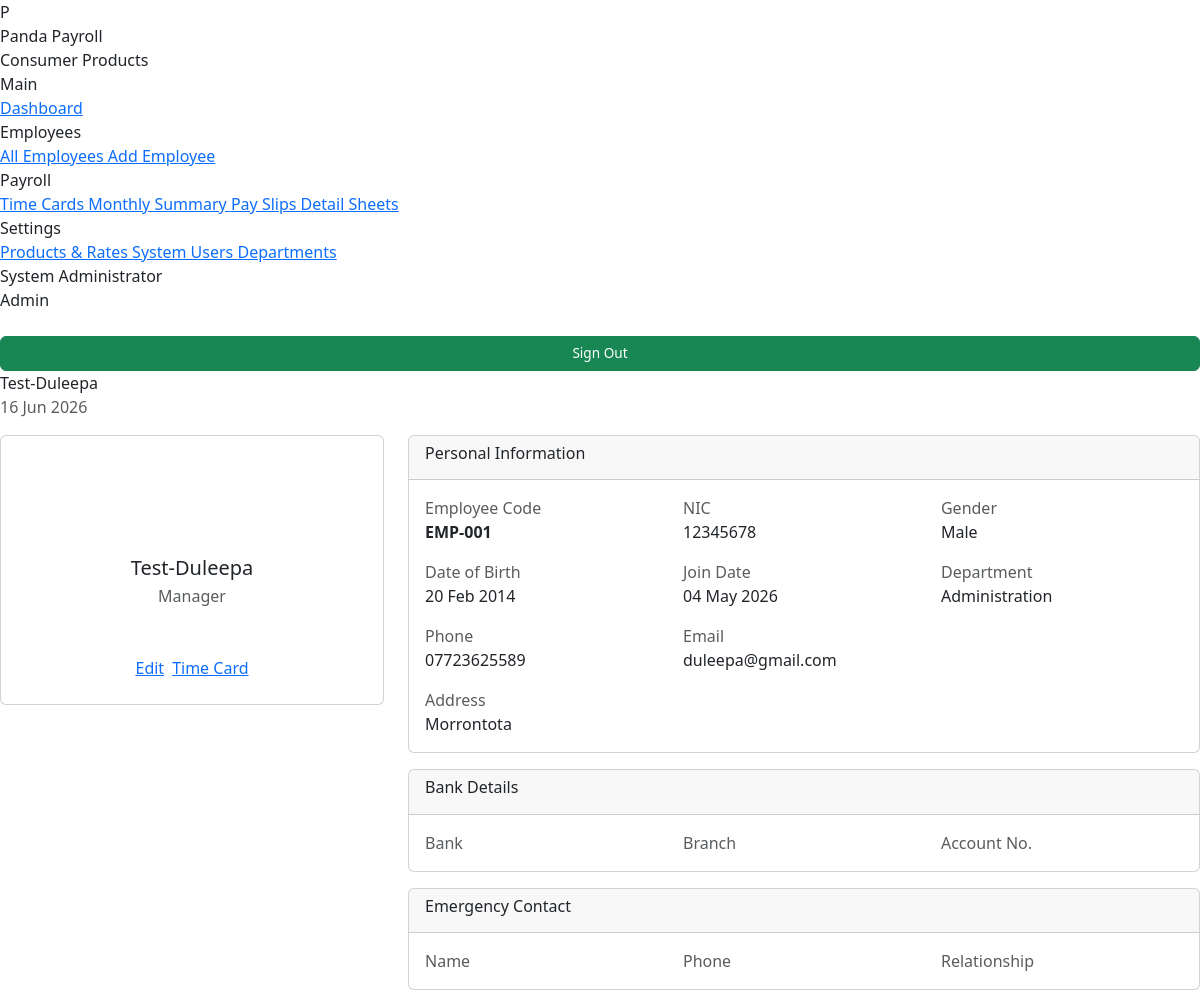
The app's page /modules/employees/view.php?id=1 (signed in) with its own data.
### tables this page shows
CREATE TABLE `employees` (
  `id` int(10) UNSIGNED NOT NULL,
  `emp_code` varchar(20) NOT NULL,
  `full_name` varchar(150) NOT NULL,
  `nic` varchar(20) NOT NULL,
  `gender` enum('male','female','other') NOT NULL,
  `date_of_birth` date NOT NULL,
  `join_date` date NOT NULL,
  `department_id` int(10) UNSIGNED NOT NULL,
  `designation` varchar(100) NOT NULL,
  `phone` varchar(20) NOT NULL,
  `email` varchar(150) DEFAULT NULL,
  `address` text NOT NULL,
  `bank_name` varchar(100) DEFAULT NULL,
  `bank_branch` varchar(100) DEFAULT NULL,
  `account_number` varchar(50) DEFAULT NULL,
  `emergency_name` varchar(150) DEFAULT NULL,
  `emergency_phone` varchar(20) DEFAULT NULL,
  `emergency_relation` varchar(60) DEFAULT NULL,
  `photo` varchar(255) DEFAULT NULL,
  `is_active` tinyint(1) NOT NULL DEFAULT 1,
  `created_by` int(10) UNSIGNED NOT NULL,
  `created_at` datetime NOT NULL DEFAULT current_timestamp(),
  `updated_at` datetime NOT NULL DEFAULT current_timestamp() ON UPDATE current_timestamp()
);

CREATE TABLE `departments` (
  `id` int(10) UNSIGNED NOT NULL,
  `name` varchar(100) NOT NULL,
  `created_at` datetime NOT NULL DEFAULT current_timestamp()
);

### core/Auth.php (called while the page is built, shortened)
<?php
class Auth
{
    public static function role(): string { self::start(); return $_SESSION['role'] ?? ''; }
    public static function name(): string { self::start(); return $_SESSION['full_name'] ?? ''; }
    public static function isAdmin(): bool { return self::role() === 'admin'; }
}

### core/helpers.php (called while the page is built, shortened)
<?php
function sanitize(mixed $value): string
{
    return htmlspecialchars(trim((string)$value), ENT_QUOTES, 'UTF-8');
}
function getInt(string $key, int $default = 0): int
{
    return isset($_GET[$key]) ? (int)$_GET[$key] : $default;
}
function formatDate(string $date, string $format = 'd M Y'): string
{
    return date($format, strtotime($date));
}

### core/Database.php (called while the page is built, shortened)
<?php
class Database
{
    private static ?Database $instance = null;
    private PDO $pdo;
    private function __construct()
    {
        $dsn = sprintf(
            'mysql:host=%s;dbname=%s;charset=%s',
            DB_HOST, DB_NAME, DB_CHARSET
        );
        $options = [
            PDO::ATTR_ERRMODE            => PDO::ERRMODE_EXCEPTION,
            PDO::ATTR_DEFAULT_FETCH_MODE => PDO::FETCH_ASSOC,
            PDO::ATTR_EMULATE_PREPARES   => false,
        ];
        try {
            $this->pdo = new PDO($dsn, DB_USER, DB_PASS, $options);
        } catch (PDOException $e) {
            error_log('DB connection failed: ' . $e->getMessage());
            die('Database connection failed. Check error log.');
        }
    }
    public static function getInstance(): Database
    {
        if (self::$instance === null) {
            self::$instance = new self();
        }
        return self::$instance;
    }
    public function query(string $sql, array $params = []): PDOStatement
    {
        $stmt = $this->pdo->prepare($sql);
        $stmt->execute($params);
        return $stmt;
    }
    public function fetchOne(string $sql, array $params = []): ?array
    {
        $row = $this->query($sql, $params)->fetch();
        return $row ?: null;
    }
}

### modules/employees/view.php (the view, shortened to what this page needs)
<?php
$db  = Database::getInstance();
$id  = getInt('id');
$emp = $db->fetchOne(
    'SELECT e.*, d.name AS dept_name
       FROM employees e
       JOIN departments d ON d.id = e.department_id
      WHERE e.id = ?', [$id]
);
$pageTitle  = sanitize($emp['full_name']);
$activeMenu = 'employees';
require ROOT_PATH . '/templates/layout.php';
?>
<div class="row g-4">
    <div class="col-lg-4">
        <div class="card">
            <div class="card-body text-center py-4">
                <div class="emp-avatar mx-auto mb-3" style="width:80px;height:80px;font-size:26px">
                </div>
                <h5 class="mb-1"><?= sanitize($emp['full_name']) ?></h5>
                <p class="text-muted fs-13 mb-2"><?= sanitize($emp['designation']) ?></p>
                <span class="badge rounded-pill badge-<?= $emp['is_active'] ? 'active' : 'inactive' ?>">
                </span>
                <div class="mt-3 d-flex gap-2 justify-content-center">
                    <?php if (Auth::isAdmin()): ?>
                    <a href="edit.php?id=<?= $emp['id'] ?>" class="btn-pp btn-pp-outline btn-pp-sm">
                        <i class="ti ti-edit"></i> Edit
                    </a>
                    <?php endif; ?>
                    <a href="<?= APP_URL ?>/modules/timecard/index.php?emp=<?= $emp['id'] ?>"
                       class="btn-pp btn-pp-primary btn-pp-sm">
                        <i class="ti ti-clock"></i> Time Card
                    </a>
                </div>
            </div>
        </div>
    </div>
    <div class="col-lg-8">
        <div class="card mb-3">
            <div class="card-header"><h6 class="card-title">Personal Information</h6></div>
            <div class="card-body">
                <div class="row g-3 fs-13">
                    <div class="col-md-4"><span class="text-muted d-block">Employee Code</span><strong><?= sanitize($emp['emp_code']) ?></strong></div>
                    <div class="col-md-4"><span class="text-muted d-block">NIC</span><?= sanitize($emp['nic']) ?></div>
                    <div class="col-md-4"><span class="text-muted d-block">Gender</span><?= ucfirst($emp['gender']) ?></div>
                    <div class="col-md-4"><span class="text-muted d-block">Date of Birth</span><?= formatDate($emp['date_of_birth']) ?></div>
                    <div class="col-md-4"><span class="text-muted d-block">Join Date</span><?= formatDate($emp['join_date']) ?></div>
                    <div class="col-md-4"><span class="text-muted d-block">Department</span><?= sanitize($emp['dept_name']) ?></div>
                    <div class="col-md-4"><span class="text-muted d-block">Phone</span><?= sanitize($emp['phone']) ?></div>
                    <div class="col-md-4"><span class="text-muted d-block">Email</span><?= sanitize($emp['email'] ?? '–') ?></div>
                    <div class="col-12"><span class="text-muted d-block">Address</span><?= sanitize($emp['address']) ?></div>
                </div>
            </div>
        </div>
        <div class="card mb-3">
            <div class="card-header"><h6 class="card-title">Bank Details</h6></div>
            <div class="card-body">
                <div class="row g-3 fs-13">
                    <div class="col-md-4"><span class="text-muted d-block">Bank</span><?= sanitize($emp['bank_name'] ?? '–') ?></div>
                    <div class="col-md-4"><span class="text-muted d-block">Branch</span><?= sanitize($emp['bank_branch'] ?? '–') ?></div>
                    <div class="col-md-4"><span class="text-muted d-block">Account No.</span><?= sanitize($emp['account_number'] ?? '–') ?></div>
                </div>
            </div>
        </div>
        <div class="card">
            <div class="card-header"><h6 class="card-title">Emergency Contact</h6></div>
            <div class="card-body">
                <div class="row g-3 fs-13">
                    <div class="col-md-4"><span class="text-muted d-block">Name</span><?= sanitize($emp['emergency_name'] ?? '–') ?></div>
                    <div class="col-md-4"><span class="text-muted d-block">Phone</span><?= sanitize($emp['emergency_phone'] ?? '–') ?></div>
                    <div class="col-md-4"><span class="text-muted d-block">Relationship</span><?= sanitize($emp['emergency_relation'] ?? '–') ?></div>
                </div>
            </div>
        </div>
    </div>
</div>
<?php require ROOT_PATH . '/templates/layout_footer.php'; ?>

### templates/layout.php (shortened to what this page needs)
<?php
$roleRaw  = (string) Auth::role();
$roleNorm = strtolower(trim($roleRaw));
$isPayrollStaff = ($roleNorm === 'payroll_staff' || $roleNorm === 'payroll staff');
$roleLabel = $roleNorm === 'admin' ? 'Admin' : ($isPayrollStaff ? 'Payroll Staff' : $roleRaw);
?>
<!DOCTYPE html>
<html lang="en">
<head>
    <link rel="stylesheet"
          href="https://cdn.jsdelivr.net/npm/bootstrap@5.3.3/dist/css/bootstrap.min.css">
    <link rel="stylesheet"
          href="https://cdn.jsdelivr.net/npm/@tabler/icons-webfont@3.4.0/dist/tabler-icons.min.css">
    <link rel="stylesheet" href="<?= APP_URL ?>/assets/css/app.css?v=<?= urlencode(APP_VERSION) ?>">
</head>
<body>
<div class="app-wrapper">
    <aside class="sidebar" id="sidebar">
        <div class="sidebar-brand">
            <div class="brand-icon">P</div>
            <div class="brand-name">Panda Payroll</div>
            <div class="brand-sub">Consumer Products</div>
        </div>
        <nav class="sidebar-nav">
            <div class="nav-section-label">Main</div>
            <a href="<?= APP_URL ?>/index.php"
               class="sidebar-link <?= ($activeMenu ?? '') === 'dashboard' ? 'active' : '' ?>">
                <i class="ti ti-layout-dashboard"></i> Dashboard
            </a>
            <?php if (Auth::isAdmin()): ?>
            <div class="nav-section-label">Employees</div>
            <a href="<?= APP_URL ?>/modules/employees/index.php"
               class="sidebar-link <?= ($activeMenu ?? '') === 'employees' ? 'active' : '' ?>">
                <i class="ti ti-users"></i> All Employees
            </a>
            <a href="<?= APP_URL ?>/modules/employees/add.php"
               class="sidebar-link <?= ($activeMenu ?? '') === 'emp_add' ? 'active' : '' ?>">
                <i class="ti ti-user-plus"></i> Add Employee
            </a>
            <?php endif; ?>
            <?php if (Auth::isAdmin() || $isPayrollStaff): ?>
            <div class="nav-section-label">Payroll</div>
            <a href="<?= APP_URL ?>/modules/timecard/index.php"
               class="sidebar-link <?= ($activeMenu ?? '') === 'timecard' ? 'active' : '' ?>">
                <i class="ti ti-clock"></i> Time Cards
            </a>
            <a href="<?= APP_URL ?>/modules/payroll/summary.php"
               class="sidebar-link <?= ($activeMenu ?? '') === 'payroll' ? 'active' : '' ?>">
                <i class="ti ti-report-money"></i> Monthly Summary
            </a>
            <a href="<?= APP_URL ?>/modules/reports/payslip.php"
               class="sidebar-link <?= ($activeMenu ?? '') === 'payslip' ? 'active' : '' ?>">
                <i class="ti ti-file-invoice"></i> Pay Slips
            </a>
            <a href="<?= APP_URL ?>/modules/reports/detail_sheet.php"
               class="sidebar-link <?= ($activeMenu ?? '') === 'detail_sheet' ? 'active' : '' ?>">
                <i class="ti ti-table"></i> Detail Sheets
            </a>
            <?php endif; ?>
            <?php if (Auth::isAdmin()): ?>
            <div class="nav-section-label">Settings</div>
            <a href="<?= APP_URL ?>/modules/settings/products.php"
               class="sidebar-link <?= ($activeMenu ?? '') === 'products' ? 'active' : '' ?>">
                <i class="ti ti-package"></i> Products & Rates
            </a>
            <a href="<?= APP_URL ?>/modules/settings/users.php"
               class="sidebar-link <?= ($activeMenu ?? '') === 'users' ? 'active' : '' ?>">
                <i class="ti ti-shield-lock"></i> System Users
            </a>
            <a href="<?= APP_URL ?>/modules/settings/departments.php"
               class="sidebar-link <?= ($activeMenu ?? '') === 'departments' ? 'active' : '' ?>">
                <i class="ti ti-building"></i> Departments
            </a>
            <?php endif; ?>
        </nav>
        <div class="sidebar-footer">
            <div class="user-name"><?= sanitize(Auth::name()) ?></div>
            <div>
                <span class="user-role"><?= sanitize($roleLabel) ?></span>
            </div>
            <a href="<?= APP_URL ?>/modules/auth/logout.php"
               onclick="return confirm('Are you sure you want to log out?');"
               class="btn btn-success w-100 mt-4"
               style="text-decoration:none; padding: 0.4rem 0.8rem; font-size: 0.85rem;">
                Sign Out
            </a>
        </div>
    </aside>
    <div class="main-content">
        <div class="topbar">
            <span class="topbar-title"><?= sanitize($pageTitle ?? '') ?></span>
            <div class="topbar-actions">
                <span class="text-muted fs-12"><?= date('d M Y') ?></span>
            </div>
        </div>
        <div class="px-4 pt-3">
        </div>
        <div class="page-body">

### records on screen
employees: full_name "Test-Duleepa", designation "Manager", emp_code "EMP-001", nic "12345678", gender "Male", date_of_birth "20 Feb 2014", join_date "04 May 2026", department.name "Administration", phone "07723625589", email "duleepa@gmail.com", address "Morrontota"

### other values on screen
Auth::name() "System Administrator"
$roleLabel "Admin"
